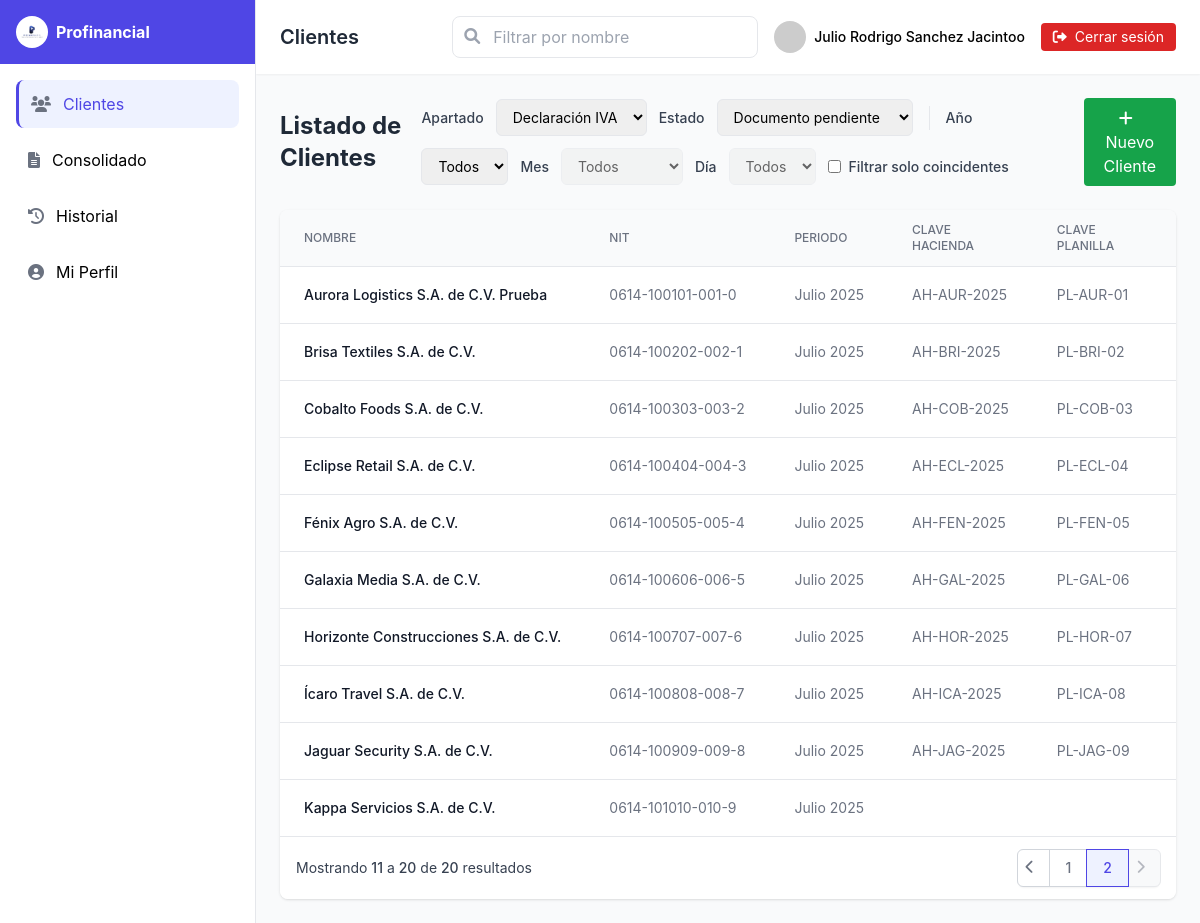
The page /cliente/index.php?page=2 (signed in) on the database as committed earlier.
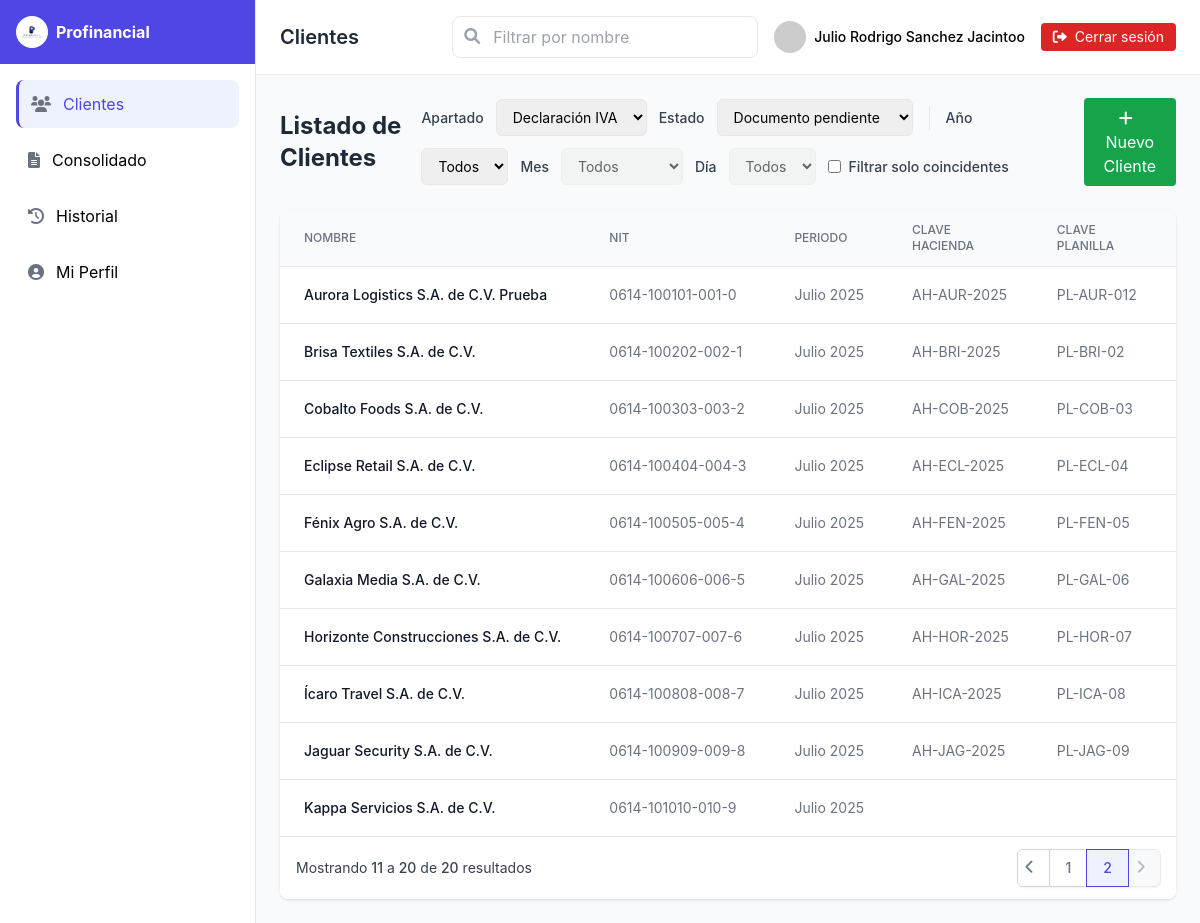
The same page on the database as committed later.
### tables this page shows
CREATE TABLE IF NOT EXISTS `clientes` (
  `id` bigint NOT NULL AUTO_INCREMENT,
  `nombre` varchar(160) NOT NULL,
  `nit` varchar(32) DEFAULT NULL,
  `nrc` varchar(32) DEFAULT NULL,
  `contacto` varchar(120) DEFAULT NULL,
  `telefono` varchar(40) DEFAULT NULL,
  `email` varchar(160) DEFAULT NULL,
  `clave_hacienda` varchar(64) DEFAULT NULL,
  `clave_planilla` varchar(64) DEFAULT NULL,
  `contador` varchar(120) DEFAULT NULL,
  `direccion` varchar(255) DEFAULT NULL,
  `activo` tinyint(1) NOT NULL DEFAULT '1',
  `creado_en` timestamp NOT NULL DEFAULT CURRENT_TIMESTAMP,
  `actualizado_en` timestamp NULL DEFAULT NULL ON UPDATE CURRENT_TIMESTAMP,
  `declaracion_iva` enum('documento pendiente','pendiente de procesar','en proceso','presentada','pagada') DEFAULT 'documento pendiente',
  `declaracion_pa` enum('documento pendiente','pendiente de procesar','en proceso','presentada','pagada') DEFAULT 'documento pendiente',
  `declaracion_planilla` enum('documento pendiente','pendiente de procesar','en proceso','presentada','pagada') DEFAULT 'documento pendiente',
  `declaracion_contabilidad` enum('documento pendiente','pendiente de procesar','en proceso','presentada') DEFAULT 'pendiente de procesar',
  PRIMARY KEY (`id`),
  UNIQUE KEY `uk_clientes_ident` (`nit`,`nrc`),
  KEY `idx_clientes_nombre` (`nombre`),
  KEY `idx_declaracion_iva` (`declaracion_iva`),
  KEY `idx_declaracion_pa` (`declaracion_pa`),
  KEY `idx_declaracion_planilla` (`declaracion_planilla`),
  KEY `idx_declaracion_contabilidad` (`declaracion_contabilidad`)
);

### cliente/index.php (the view, shortened to what the changed rows need)
<?php
$DB_HOST='localhost';
$DB_NAME='profinancial_crm';
$DB_USER='root';
$DB_PASS='';
function h($s){ return htmlspecialchars((string)$s, ENT_QUOTES, 'UTF-8'); }
$rowsPerPage = 10;
$currentPage = isset($_GET['page']) ? max(1, (int)$_GET['page']) : 1;
$offset = ($currentPage - 1) * $rowsPerPage;
try {
  $pdo = new PDO(
    "mysql:host=$DB_HOST;dbname=$DB_NAME;charset=utf8mb4",
    $DB_USER, $DB_PASS,
    [ PDO::ATTR_ERRMODE => PDO::ERRMODE_EXCEPTION ]
  );
  $sql = "
    SELECT
      c.id   AS cliente_id,
      c.nombre AS cliente_nombre,
      c.nit, c.contacto, c.telefono, c.email,
      c.clave_hacienda,
      c.clave_planilla,
      c.contador,
      c.direccion,
      c.nrc,
      per.anio, per.mes,
      -- Determina si es cliente nuevo (sin periodos)
      CASE WHEN per.id IS NULL THEN 1 ELSE 0 END AS cliente_nuevo,
      MAX(CASE WHEN tf.codigo='IVA'
           THEN CASE WHEN p.pagado=1 THEN 'pagada'
                     WHEN p.presentado=1 THEN 'presentada'
                     ELSE 'pendiente' END END) AS iva,
      MAX(CASE WHEN tf.codigo IN ('RENTA','PA')
           THEN CASE WHEN (p.presentado=1 OR p.pagado=1) THEN 'realizado'
                     ELSE 'pendiente' END END) AS pa,
      MAX(CASE WHEN tf.codigo='PLANILLA'
           THEN CASE WHEN p.pagado=1 THEN 'pagada'
                     ELSE 'pendiente' END END) AS planilla,
      MAX(CASE WHEN tf.codigo IN ('CONTAB','CONTABILIDAD')
           THEN CASE WHEN (p.presentado=1 OR p.pagado=1) THEN 'realizado'
                     ELSE 'pendiente' END END) AS conta,
      -- NUEVAS COLUMNAS AGREGADAS
      c.declaracion_iva,
      c.declaracion_pa,
      c.declaracion_planilla,
      c.declaracion_contabilidad
    FROM clientes c
    LEFT JOIN periodos per        ON per.cliente_id=c.id
    LEFT JOIN presentaciones p    ON p.periodo_id=per.id
    LEFT JOIN tipos_formulario tf ON tf.id=p.tipo_formulario_id
    WHERE per.anio IS NOT NULL AND per.mes IS NOT NULL
    GROUP BY
      c.id, c.nombre, c.nit, c.contacto, c.telefono, c.email,
      c.clave_hacienda, c.clave_planilla, c.contador, c.direccion, c.nrc,
      per.anio, per.mes
    ORDER BY per.anio DESC, per.mes DESC, c.nombre ASC
    LIMIT $offset, $rowsPerPage
  ";
  $rows = $pdo->query($sql)->fetchAll(PDO::FETCH_ASSOC);
} catch (Throwable $e) {
  http_response_code(500);
  echo '<!doctype html><meta charset="utf-8"><pre style="padding:16px;color:#b91c1c">';
  echo "Error conectando a la BD: ".h($e->getMessage());
  echo '</pre>'; exit;
}
function fechaPeriodo($anio,$mes){
  return sprintf('%04d-%02d-01',(int)$anio,(int)$mes);
}
?>
<!DOCTYPE html>
<html lang="es">
<head>
    <script src="https://cdn.tailwindcss.com"></script>
    <link href="https://cdnjs.cloudflare.com/ajax/libs/font-awesome/6.0.0-beta3/css/all.min.css" rel="stylesheet">
</head>
<body class="bg-gray-50">
    <div class="flex h-screen">
        <div class="flex-1 flex flex-col overflow-hidden">
            <header class="bg-white shadow-sm">
                <div class="px-6 py-4 flex items-center justify-between">
                    <h1 class="text-xl font-semibold text-gray-800" id="page-title">Clientes</h1>
                </div>
            </header>
            <main class="flex-1 overflow-y-auto p-6">
                <div class="flex flex-col lg:flex-row lg:items-center lg:justify-between gap-4 mb-6">
                    <h2 class="text-2xl font-bold text-gray-800">Listado de Clientes</h2>
                </div>
                <div class="bg-white rounded-lg shadow overflow-hidden">
                    <div class="overflow-x-auto">
                        <table id="tablaClientes" class="min-w-full divide-y divide-gray-200">
                            <thead class="bg-gray-50">
                                <tr>
                                    <th class="px-6 py-3 text-left text-xs font-medium text-gray-500 uppercase">Nombre</th>
                                    <th class="px-6 py-3 text-left text-xs font-medium text-gray-500 uppercase">NIT</th>
                                    <th class="px-6 py-3 text-left text-xs font-medium text-gray-500 uppercase">Periodo</th>
                                    <th class="px-6 py-3 text-left text-xs font-medium text-gray-500 uppercase">Clave Hacienda</th>
                                    <th class="px-6 py-3 text-left text-xs font-medium text-gray-500 uppercase">Clave Planilla</th>
                                    <th class="px-6 py-3 text-left text-xs font-medium text-gray-500 uppercase">Contacto</th>
                                </tr>
                            </thead>
                            <tbody class="bg-white divide-y divide-gray-200">
                                <?php if (!empty($rows)): ?>
                                  <?php foreach ($rows as $r):
                                    $fecha = fechaPeriodo($r['anio'],$r['mes']);
                                    $iva = strtolower($r['declaracion_iva'] ?? $r['iva'] ?? 'pendiente');
                                    $pa  = strtolower($r['declaracion_pa'] ?? $r['pa'] ?? 'pendiente');
                                    $pla = strtolower($r['declaracion_planilla'] ?? $r['planilla'] ?? 'pendiente');
                                    $con = strtolower($r['declaracion_contabilidad'] ?? $r['conta'] ?? 'pendiente');
                                    $meses = [
                                        1 => 'Enero', 2 => 'Febrero', 3 => 'Marzo', 4 => 'Abril',
                                        5 => 'Mayo', 6 => 'Junio', 7 => 'Julio', 8 => 'Agosto',
                                        9 => 'Septiembre', 10 => 'Octubre', 11 => 'Noviembre', 12 => 'Diciembre'
                                    ];
                                    $periodo_texto = $r['anio'] && $r['mes'] ?
                                        $meses[$r['mes']] . ' ' . $r['anio'] : 'Sin periodo';
                                  ?>
                                  <tr
                                    data-fecha="<?=h($fecha)?>"
                                    data-iva="<?=h($iva)?>"
                                    data-pa="<?=h($pa)?>"
                                    data-planilla="<?=h($pla)?>"
                                    data-conta="<?=h($con)?>"
                                    data-cliente-id="<?=h($r['cliente_id'])?>"
                                    data-nombre="<?=h($r['cliente_nombre'])?>"
                                    data-nit="<?=h($r['nit'])?>"
                                    data-nrc="<?=h($r['nrc'])?>"
                                    data-contacto="<?=h($r['contacto'])?>"
                                    data-telefono="<?=h($r['telefono'])?>"
                                    data-email="<?=h($r['email'])?>"
                                    data-clave-hacienda="<?=h($r['clave_hacienda'])?>"
                                    data-clave-planilla="<?=h($r['clave_planilla'])?>"
                                    data-contador="<?=h($r['contador'])?>"
                                    data-direccion="<?=h($r['direccion'])?>"
                                    data-anio="<?=h($r['anio'])?>"
                                    data-mes="<?=h($r['mes'])?>"
                                  >
                                    <td class="px-6 py-4 whitespace-nowrap text-sm font-medium text-gray-900"><?=h($r['cliente_nombre'])?></td>
                                    <td class="px-6 py-4 whitespace-nowrap text-sm text-gray-500"><?=h($r['nit'])?></td>
                                    <td class="px-6 py-4 whitespace-nowrap text-sm text-gray-500"><?=h($periodo_texto)?></td>
                                    <td class="px-6 py-4 whitespace-nowrap text-sm text-gray-500"><?=h($r['clave_hacienda'] ?? '-')?></td>
                                    <td class="px-6 py-4 whitespace-nowrap text-sm text-gray-500"><?=h($r['clave_planilla'] ?? '-')?></td>
                                    <td class="px-6 py-4 whitespace-nowrap text-sm text-gray-500"><?=h($r['contacto'])?></td>
                                  </tr>
                                  <?php endforeach; ?>
                                <?php else: ?>
                                  <tr><td colspan="12" class="px-6 py-4 text-sm text-gray-500">No hay datos para mostrar.</td></tr>
                                <?php endif; ?>
                            </tbody>
                        </table>
                    </div>
                </div>
            </main>
        </div>
    </div>
</body>
</html>

Rows that differ between the two databases and show on the page:
changed clientes "Aurora Logistics S.A. de C.V. Prueba": clave_planilla "PL-AUR-01" → "PL-AUR-012"
